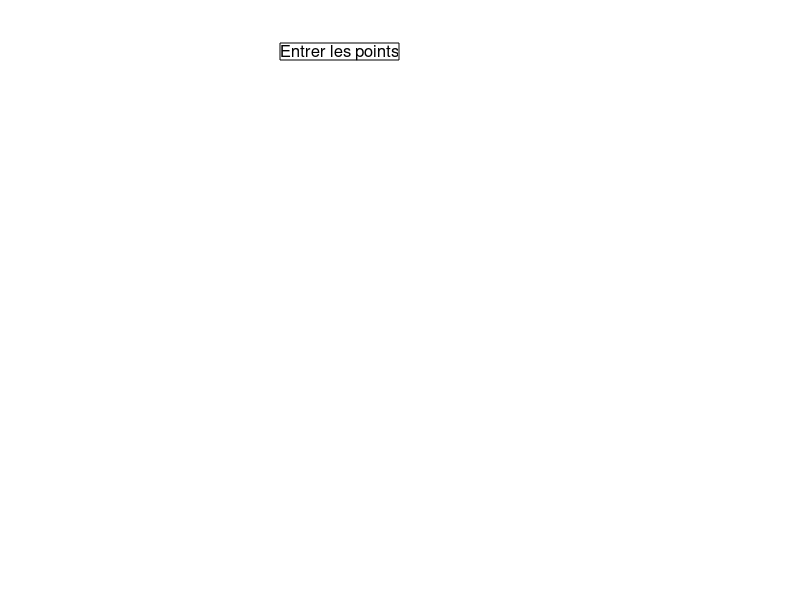

Recreate this plot in MATLAB. (Note: this script raises an error after producing the figure.)
function []= Courbe_de_bezier()

resolution=10;       %nombre de points evalues sur la courbe de Bezier
K=0;              %variable d'etat
%a=2; b=4;
matrice = [0,0]; 
curve = [0,0];   %ensemble des points de controle

while K~=4 %arreter
   K=menu('Que voulez-vous faire ?','NEW -cardinal splines-  (bouton souris, puis <ENTER>', 'NEW -autre calcul des tangentes','Superposer une autre courbe','ARRETER');
   if K==1 %new
      figure(1)
      clf;                  %affichage d'une fenetre vide
      hold on;              %tous les plot seront executes sur cette meme fenetre
      axis([0 10 0 10])    %les axes sont definitivement fixes
      axis off
      
      c_couleur = inputdlg({'Valeur de c ?', 'Couleur du tracé ? (r,m,c,b,g,y,k)'});
      c=str2num(c_couleur{1});
 
      %Points de controle
      matrice_pk = [0,0];
      annotation('textbox', [0.35 0.9 .1 .1], 'String', 'Entrer les points', 'Fontsize', 12, ...
           'FitBoxToText', 'on', 'Tag', 'EntrerPC');
      for i=1:999         %on limite le nombre de points de controle a 1000
         [X,Y]=ginput(1);  %prise en compte d'un clic de souris
         if isempty(X)     %si on appuie sur <ENTER>
            break
         end
         matrice_pk(1,i)=X;   %coordonnees x des points de controle
         matrice_pk(2,i)=Y;   %coordonnees y des points de controle
         figure(1);
         plot(matrice_pk(1,i),matrice_pk(2,i),'o') %affichage du point de controle i
      end
      plot(matrice_pk(1,:),matrice_pk(2,:),'b') %affichage du polygone de controle
      
      %Tangentes
      %tangentes internes
      matrice_mk = cardinal_spline(matrice_pk) %A CHANGER POUR METHODE CALCUL TANGENTES
      
      delete(findall(gcf,'Tag','EntrerPC'));
      annotation('textbox', [0.35 0.9 .1 .1], 'String', 'Entrer les tangentes', 'Fontsize', 12, ...
           'FitBoxToText', 'on', 'Tag', 'EntrerT');
       
      %tangentes extermes donnees par user
      %premiere tangente
      [X,Y]=ginput(1);
      matrice_mk(1,1)= X - matrice_pk(1,1);
      matrice_mk(2,1) = Y - matrice_pk(2,1);
	  plot(matrice_mk(1,1) + matrice_pk(1,1),matrice_mk(2,1) + matrice_pk(2,1),'x') %affichage du point extreme de tangente 1
      %affichage de la premiere tangente
      tangente_extremite = [[X;Y],matrice_pk(:,1)];
      plot(tangente_extremite(1,1:2),tangente_extremite(2,1:2),'r--'); 
      
      %derniere tangente
      [X,Y]=ginput(1);
      nbpoints = size(matrice_mk, 2);
      matrice_mk(1,nbpoints)= X - matrice_pk(1,nbpoints);
      matrice_mk(2,nbpoints) = Y - matrice_pk(2,nbpoints);
	  plot(matrice_mk(1,nbpoints) + matrice_pk(1,nbpoints),matrice_mk(2,nbpoints) + matrice_pk(2,nbpoints),'x') %affichage du extreme de tangente 1
      %affichage de la derniere tangente
      tangente_extremite = [[X;Y],matrice_pk(:,nbpoints)];
      plot(tangente_extremite(1,1:2),tangente_extremite(2,1:2),'r--');
      delete(findall(gcf,'Tag','EntrerT'))
      
      for i=1:nbpoints-1
        bk = hermite(matrice_pk(:,i:i+1),matrice_mk(:,i:i+1));
      end
      %courbure
      x = Hermite_points(1,:);
      y = Hermite_points(2,:);
      for i = 2:size(x,2)-1
          xmoins = x(i) - x(i-1);
          xplus = x(i+1) - x(i);
          ymoins = y(i) - y(i-1);
          yplus = y(i+1) - y(i);
          xdist = x(i-1) - x(i+1);
          ydist = y(i-1) - y(i+1);
          curve(i) = 2*(xmoins*yplus - xplus*ymoins);
          curve(i) = curve(i) / sqrt((xmoins^2 + ymoins^2)*(xplus^2 + yplus^2)*(xdist^2 + ydist^2));
      end
      curve(1) = curve(2);
      curve(size(x,2)) = curve(size(x,2)-1);
      figure(2)
      plot(curve, c_couleur{2});
           
    elseif K==2 %Notre calcul des tangentes
      couleur=inputdlg({'Couleur du tracé ? (r,m,c,b,g,y,k)'});
      c=0;
      figure(1)
      clf                  
      hold on              
      axis([0 10 0 10])    
      axis off
      matrice = [0,0];
      
      %Points de controle
      %annotation('textbox', [0.3 0.9 .1 .1], 'FitHeightToText', 'ON', 'Fontsize', 12, ...
           %'String', 'Entrer les points de controle', 'Tag', 'EntrerPC');
      for i = 2:999         
         [X,Y] = ginput(1);  
         if isempty(X)     
            break
         end
      matrice(1,i) = X;
      matrice(2,i) = Y;
      figure(1)
	  plot(matrice(1,i),matrice(2,i),'o') %affichage du point de controle i
      plot(matrice(1,2:i),matrice(2,2:i),'b') %affichage du polygone de controle
      end
  
  
      %Tangentes
      delete(findall(gcf,'Tag','EntrerPC'));
      %annotation('textbox', [0.35 0.9 .1 .1], 'FitHeightToText', 'ON', 'Fontsize', 12, ...
          %'String', 'Entrer les tangentes', 'Tag', 'EntrerTG');
      [X,Y] = ginput(1);
      matrice(1,1) = X;
      matrice(2,1) = Y;
	  plot(matrice(1,1),matrice(2,1),'x') %affichage du point 1
      plot(matrice(1,1:2),matrice(2,1:2),'r--') %affichage de la premiere tangente
      [X,Y] = ginput(1);
      nbpoints = size(matrice, 2)+1;
      matrice(1,nbpoints)=X;
      matrice(2,nbpoints)=Y;
	  plot(matrice(1,nbpoints),matrice(2,nbpoints),'x') %affichage du point 2
      plot(matrice(1,nbpoints-1:nbpoints),matrice(2,nbpoints-1:nbpoints),'r--') %affichage de la deuxieme tangente
      
      delete(findall(gcf,'Tag','EntrerTG'))
       
      Hermite_points = hermite(matrice, c, 1, resolution);
      figure(1)
      plot(Hermite_points(1,:), Hermite_points(2,:), couleur{1})
      
      %courbure
      x = Hermite_points(1,:);
      y = Hermite_points(2,:);
      for i = 2:size(x,2)-1
          xmoins = x(i) - x(i-1);
          xplus = x(i+1) - x(i);
          ymoins = y(i) - y(i-1);
          yplus = y(i+1) - y(i);
          xdist = x(i-1) - x(i+1);
          ydist = y(i-1) - y(i+1);
          curve(i) = 2*(xmoins*yplus - xplus*ymoins);
          curve(i) = curve(i) / sqrt((xmoins^2 + ymoins^2)*(xplus^2 + yplus^2)*(xdist^2 + ydist^2));
      end
      curve(1) = curve(2);
      curve(size(x,2)) = curve(size(x,2)-1);
      figure(2)
      clf;
      hold on
      plot(curve, couleur{1});
      
   elseif K==3 %ajouter une courbe
      c_couleur = inputdlg({'Valeur de c ?', 'Couleur du tracé ?(r,m,c,b,g,y,k)'});
      c=str2num(c_couleur{1});
      Hermite_points = hermite(matrice, c, 0, resolution);
      figure(1)
      plot(Hermite_points(1,:), Hermite_points(2,:), c_couleur{2});
      x = Hermite_points(1,:)
      y = Hermite_points(2,:)
      for i = 2:size(x,2)-1
          xmoins = x(i) - x(i-1);
          xplus = x(i+1) - x(i);
          ymoins = y(i) - y(i-1);
          yplus = y(i+1) - y(i);
          xdist = x(i-1) - x(i+1);
          ydist = y(i-1) - y(i+1);
          curve(i) = 2*(xmoins*yplus - xplus*ymoins);
          curve(i) = curve(i) / sqrt((xmoins^2 + ymoins^2)*(xplus^2 + yplus^2)*(xdist^2 + ydist^2));
      end
      curve(1) = curve(2);
      curve(size(x,2)) = curve(size(x,2)-1);
      figure(2)
      plot(curve, c_couleur{2});
   end
  end
 close 
end
